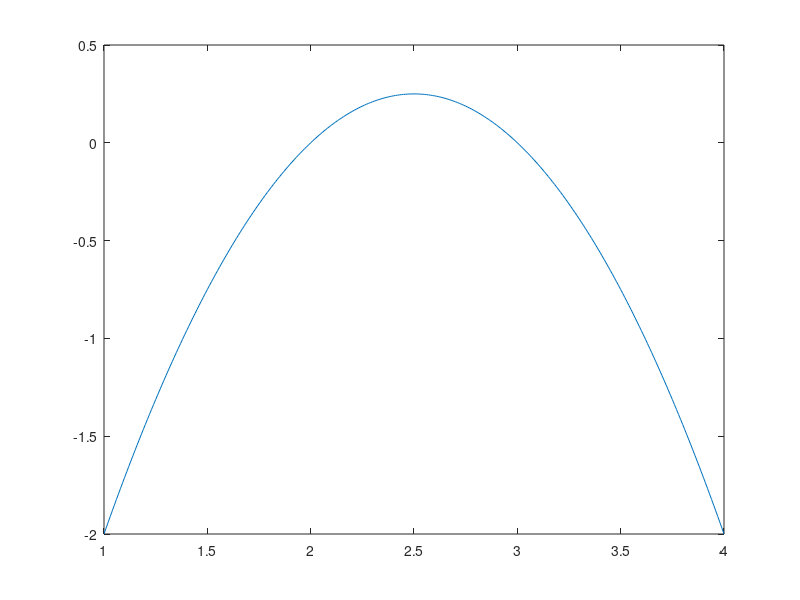

MATLAB code to generate this figure: (Note: this script raises an error after producing the figure.)
function pds_fit
    
    a = 2;
    b = 3;
    
    c2 = -1;
    c1 = (a+b);
    c0 = -a*b;
    
    t = 1:0.01:4;
    plot(t,polyval([c2 c1 c0],t));
    lin
    e([1 4],[0 0]);
    line([1 4],(((a+b)/2)^2-a*b)*[1 1]);
    
    keyboard;
end